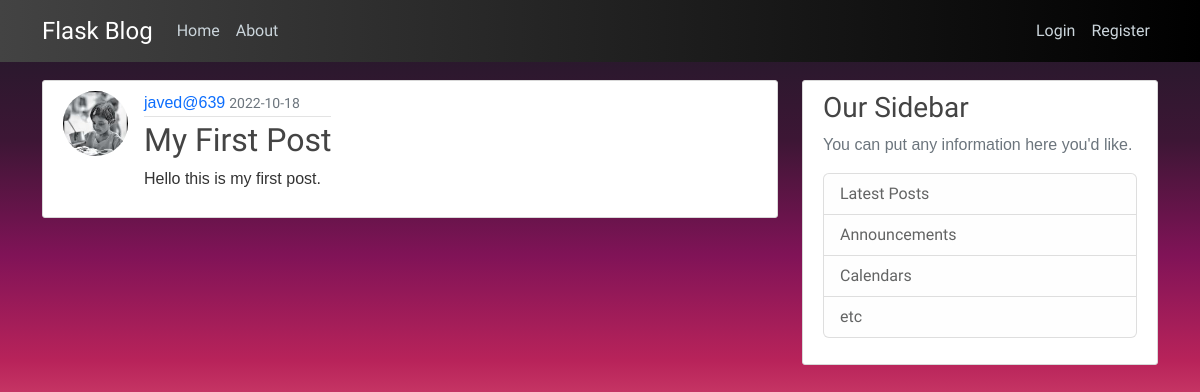
/post/1, run on the app's committed database.
### flaskblog/models.py (models this page shows, shortened)
class User(db.Model, UserMixin):
    id = db.Column(db.Integer,primary_key=True)
    username = db.Column(db.String(25), unique=True,nullable=False)
    email = db.Column(db.String(125), unique=True,nullable=False)
    img_file = db.Column(db.String(20),nullable=False,default='default1.jpeg')
    password = db.Column(db.String(60),nullable = False,default='asdfghjklsid2983$&')
    posts = db.relationship('Post',backref='author',lazy=True)

class Post(db.Model):
        id = db.Column(db.Integer,primary_key=True)
        title =db.Column(db.String(400), unique=True,nullable=False)
        date_posted = db.Column(db.DateTime,nullable=False,default=datetime.utcnow)
        content = db.Column(db.Text,nullable=False)
        user_id = db.Column(db.Integer,db.ForeignKey('user.id'),nullable=False)

### flaskblog/routes.py (the view)
@app.route("/post/<int:post_id>",methods=['GET','POST'])
def post(post_id):
    post = Post.query.get_or_404(post_id)
    return render_template('post.html',title=post.title,post=post)

### flaskblog/templates/post.html (shortened to what this page needs)
{% extends "layout.html" %}
{% block content %}
    <article class="media content-section post">
      <img class="rounded-circle article-img" src="{{ url_for('static',filename='profile_pics/' + post.author.img_file) }}">
        <div class="media-body">
          <div class="article-metadata">
            <a class="mr-2 text-decoration-none" href="{{ url_for('user_posts',username=post.author.username) }}">{{ post.author.username }}</a>
            <small class="text-muted">{{ post.date_posted.strftime('%Y-%m-%d') }}</small>
          </div>
          <h2 class="article-title">{{ post.title }} </h2>
          <p class="article-content">{{ post.content|safe }}</p>
        </div>
      </article>
{% endblock %}

### flaskblog/static/main.css (style rules this page uses)
body { background-image: linear-gradient(to top, #dbdcd7 0%, #dddcd7 24%, #e2c9cc 30%, #e7627d 46%, #b8235a 59%, #801357 71%, #3d1635 84%, #1c1a27 100%); min-height: 100vh; color: #333333; margin-top: 5rem; }
a { text-decoration: none; }
h1, h2, h3, h4, h5, h6 { color: #444444; }
.article-metadata > a ,p { font-family: Verdana, Geneva, Tahoma, sans-serif; }
.content-section { background: #ffffff; font-size: medium; padding: 10px 20px; border: 1px solid #d8d8d8; border-radius: 3px; margin-bottom: 20px; }
.article-title { color: #444444; }
.article-content { white-space: pre-line; }
.article-img { height: 65px; width: 65px; margin-right: 16px; }
.article-metadata { padding-bottom: 1px; margin-bottom: 4px; border-bottom: 1px solid #e3e3e3; }
.post { width:100%; display: inline-flex; }

### data on the page
User: img_file (picture), author.username "javed@639"
Post: date_posted "2022-10-18", title "My First Post", content "Hello this is my first post."
